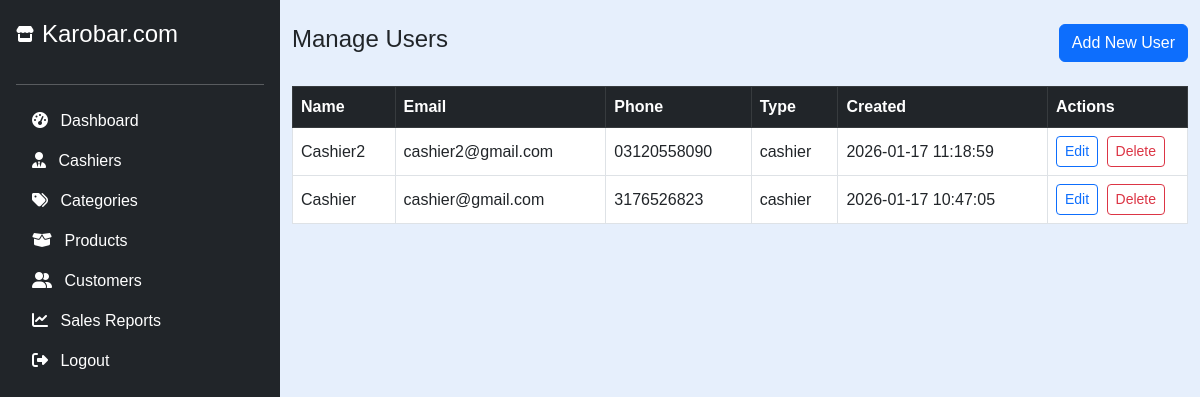
Page /manager/users.php (signed in) on the committed database.
### tables this page shows
CREATE TABLE `users` (
  `id` int(11) NOT NULL,
  `full_name` varchar(255) NOT NULL,
  `email` varchar(255) NOT NULL,
  `password` varchar(255) NOT NULL,
  `phone` varchar(20) DEFAULT NULL,
  `usertype` enum('admin','manager','cashier') NOT NULL,
  `status` enum('active','inactive') NOT NULL DEFAULT 'active',
  `created_at` datetime DEFAULT current_timestamp()
);

### manager/users.php (the view, shortened to what this page needs)
<?php
include('config.php');
$res = $conn->query("SELECT id, full_name, email, phone, usertype, created_at
                     FROM users
                     WHERE usertype IN ('cashier')
                     ORDER BY created_at DESC");
$users = $res->fetch_all(MYSQLI_ASSOC);
?>
<!DOCTYPE html>
<html lang="en">
<head>
    <link href="https://cdn.jsdelivr.net/npm/bootstrap@5.3.0/dist/css/bootstrap.min.css" rel="stylesheet">
</head>
<body>
<?php include('manager_sidebar.php'); ?>
<div class="container py-4">
    <div class="d-flex justify-content-between align-items-center mb-4">
        <h4>Manage Users</h4>
        <button class="btn btn-primary" onclick="openCreate()">Add New User</button>
    </div>
    <div class="table-responsive">
        <table class="table table-bordered table-hover align-middle">
            <thead class="table-dark">
                <tr>
                    <th>Name</th>
                    <th>Email</th>
                    <th>Phone</th>
                    <th>Type</th>
                    <th>Created</th>
                    <th width="140">Actions</th>
                </tr>
            </thead>
            <tbody>
            <?php if (empty($users)): ?>
                <tr><td colspan="6" class="text-center py-4">No users found</td></tr>
            <?php else: ?>
                <?php foreach ($users as $u): ?>
                    <tr data-id="<?= $u['id'] ?>">
                        <td class="name"><?= htmlspecialchars($u['full_name']) ?></td>
                        <td class="email"><?= htmlspecialchars($u['email']) ?></td>
                        <td class="phone"><?= htmlspecialchars($u['phone'] ?: '-') ?></td>
                        <td class="type"><?= htmlspecialchars($u['usertype']) ?></td>
                        <td><?= htmlspecialchars($u['created_at']) ?></td>
                        <td>
                            <button class="btn btn-sm btn-outline-primary me-1" onclick="openEdit(this)">Edit</button>
                            <button class="btn btn-sm btn-outline-danger" onclick="deleteUser(<?= $u['id'] ?>)">Delete</button>
                        </td>
                    </tr>
                <?php endforeach; ?>
            <?php endif; ?>
            </tbody>
        </table>
    </div>
</div>
</body>
</html>

### manager/manager_sidebar.php (style rules this page uses)
body { font-family: Arial, sans-serif; background-color: #e6effc; margin-left: 280px; }

### rows in the picture
users: full_name "Cashier2", email "cashier2@gmail.com", phone "03120558090", usertype "cashier", created_at "2026-01-17 11:18:59"
users: full_name "Cashier", email "cashier@gmail.com", phone "3176526823", usertype "cashier", created_at "2026-01-17 10:47:05"
